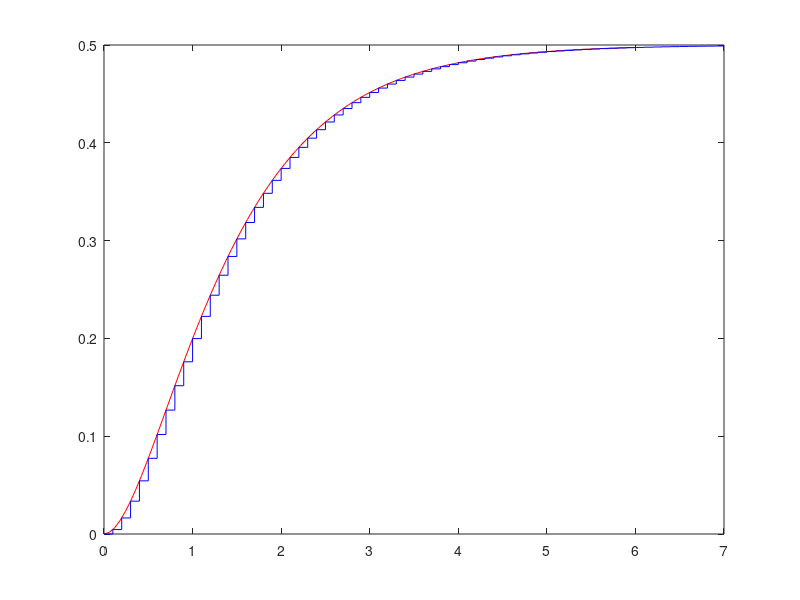

MATLAB code to generate this figure:
%zadanie 1
dt = 0.1;
sysc = tf([1], [1, 3, 2]);
sysd = c2d(sysc, dt);

[y1, t1] = step(sysc);
[y2, t2] = step(sysd);

plot(t1,y1, "red");
hold;
stairs(t2,y2, "blue")
